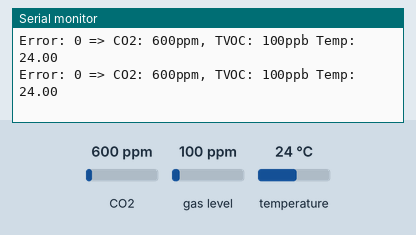
Bench run of a sketch on a simulated Arduino Zero (SAMD21). Shown: the last lines printed to the serial monitor. The inputs (shaded band) are chosen by the test bench; at power-on: CO2 600 ppm, gas level 100 ppm, temperature 24 °C.

Above: at 1.2 s.
1.3 s: CO2 set to 452 ppm
At 1.9 s:
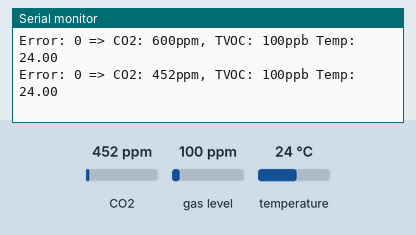
2.8 s: gas level set to 20 ppm
At 3.4 s:
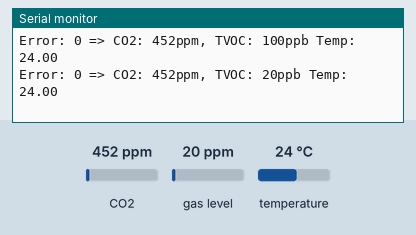
4.3 s: temperature set to 12 °C
At 4.9 s:
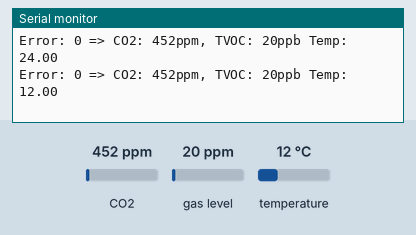

Measured:
- after the input at 1.3 s, the serial monitor: prints a new line after 0.21 s (image 1)
- after the input at 2.8 s, the serial monitor: prints a new line after 0.21 s (image 2)
- after the input at 4.3 s, the serial monitor: prints a new line after 0.21 s (image 3)

The sketch:

CS811.ino
```cpp
#include "Adafruit_CCS811.h"
#define debugSerial SerialUSB

Adafruit_CCS811 ccs;
void setup() {
  debugSerial.begin(115200);


  while (!debugSerial); // Wait for serial monitor
  debugSerial.println("CCS811 test");
  if (!ccs.begin()) {
    debugSerial.println("Failed to start sensor! Please check your wiring.");
    while (1);
  }
  //calibrate temperature sensor
  while (!ccs.available());
  float temp = ccs.calculateTemperature();
  ccs.setTempOffset(temp - 25.0);
}
void loop() {
  if (ccs.available()) {
    float temp = ccs.calculateTemperature();
    uint8_t error=ccs.readData();
    debugSerial.print("Error: ");
    debugSerial.print(error);
    if (!error) {
      debugSerial.print(" => CO2: ");
      debugSerial.print(ccs.geteCO2());
      debugSerial.print("ppm, TVOC: ");
      debugSerial.print(ccs.getTVOC());
      debugSerial.print("ppb Temp: ");
      debugSerial.println(temp);
    }
    else {
      debugSerial.println("ERROR!");
      //delay(500);
      //while (1);
    }
  }
  delay(500);
}
```
